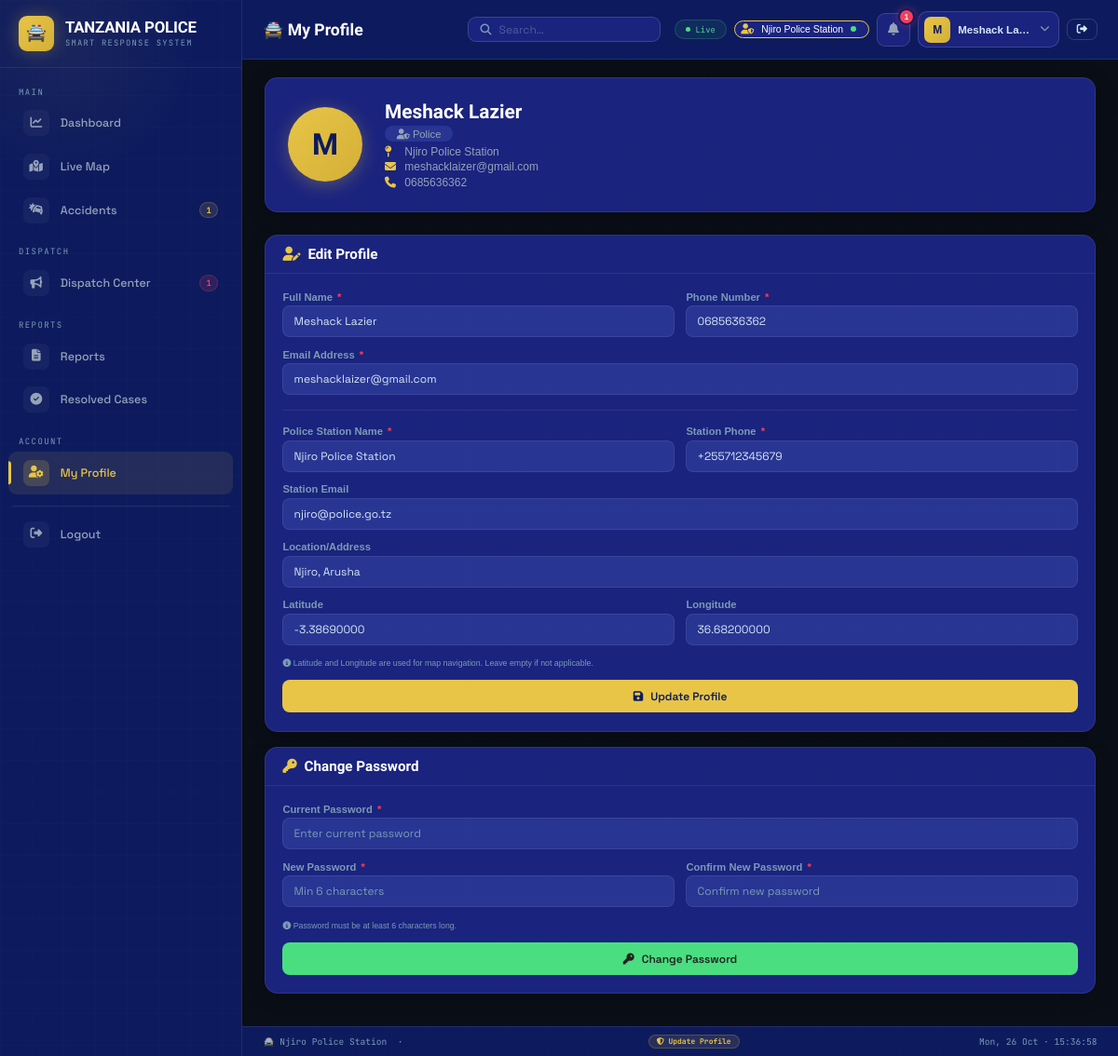
The app's page /police/profile.php (signed in) with its own data.
### tables this page shows
CREATE TABLE `users` (
  `id` int(11) NOT NULL,
  `full_name` varchar(100) DEFAULT NULL,
  `phone` varchar(20) DEFAULT NULL,
  `email` varchar(100) DEFAULT NULL,
  `password` varchar(255) DEFAULT NULL,
  `role` enum('admin','police','hospital','citizen') DEFAULT 'citizen',
  `police_station_id` int(11) DEFAULT NULL,
  `hospital_station_id` int(11) DEFAULT NULL,
  `approval_status` enum('pending','approved','rejected') DEFAULT 'pending',
  `created_at` timestamp NOT NULL DEFAULT current_timestamp()
);

CREATE TABLE `police_stations` (
  `id` int(11) NOT NULL,
  `name` varchar(100) NOT NULL,
  `location` varchar(200) DEFAULT NULL,
  `phone` varchar(20) DEFAULT NULL,
  `email` varchar(100) DEFAULT NULL,
  `region` varchar(100) DEFAULT NULL,
  `latitude` decimal(10,8) DEFAULT NULL,
  `longitude` decimal(11,8) DEFAULT NULL,
  `is_active` tinyint(1) DEFAULT 1,
  `created_at` timestamp NOT NULL DEFAULT current_timestamp(),
  `updated_at` timestamp NOT NULL DEFAULT current_timestamp() ON UPDATE current_timestamp()
);

### police/profile.php (the view, shortened to what this page needs)
<?php
include __DIR__ . '/../connection.php';
function is_active($page) {
    return basename($_SERVER['PHP_SELF']) === $page ? 'active' : '';
}
$police_id = $_SESSION['user_id'];
$police_name = htmlspecialchars($_SESSION['name'] ?? 'Police Officer');
$police_init = strtoupper(substr($police_name, 0, 1));
$user_query = $conn->query("
    SELECT u.*, ps.id as station_id, ps.name as station_name, ps.location,
           ps.phone as station_phone, ps.latitude, ps.longitude, ps.email as station_email
    FROM users u
    LEFT JOIN police_stations ps ON u.police_station_id = ps.id
    WHERE u.id = $police_id
");
$user = $user_query->fetch_assoc();
$police_station = $user['station_name'] ?? 'Police Station';
$police_station_id = $user['station_id'] ?? null;
$police_station_phone = $user['station_phone'] ?? '';
$police_station_location = $user['location'] ?? '';
$police_station_lat = $user['latitude'] ?? '';
$police_station_lng = $user['longitude'] ?? '';
$police_station_email = $user['station_email'] ?? '';
$pending_q = $conn->query("
    SELECT COUNT(*) as c
    FROM accidents
    WHERE assigned_police_id = $police_station_id
    AND police_status = 'assigned'
");
$pending_row = $pending_q ? $pending_q->fetch_assoc() : null;
$pending_count = intval($pending_row['c'] ?? 0);
$active_q = $conn->query("
    SELECT COUNT(*) as c
    FROM accidents
    WHERE assigned_police_id = $police_station_id
    AND police_status IN ('assigned', 'dispatched', 'arrived')
");
$active_row = $active_q ? $active_q->fetch_assoc() : null;
$active_count = intval($active_row['c'] ?? 0);
$admin_role = htmlspecialchars($_SESSION['role'] ?? 'police');
?>
<!DOCTYPE html>
<html lang="en">
<head>
<link rel="stylesheet" href="https://cdnjs.cloudflare.com/ajax/libs/font-awesome/6.5.0/css/all.min.css"/>
</head>
<body>
<div class="shell">
<aside class="sidebar">
  <a href="dashboard.php" class="sb-brand">
    <div class="sb-logo">🚔</div>
    <div>
      <div class="sb-title">TANZANIA POLICE</div>
      <div class="sb-sub">Smart Response System</div>
    </div>
  </a>
  <nav class="sb-nav">
    <div class="sb-sect">Main</div>
    <a href="dashboard.php" class="sb-item <?= is_active('dashboard.php') ?>">
      <span class="sb-ic"><i class="fas fa-chart-line"></i></span> Dashboard
    </a>
    <a href="live_map.php" class="sb-item <?= is_active('live_map.php') ?>">
      <span class="sb-ic"><i class="fas fa-map-marked-alt"></i></span> Live Map
    </a>
    <a href="view_accidents.php" class="sb-item <?= is_active('view_accidents.php') ?>">
      <span class="sb-ic"><i class="fas fa-car-crash"></i></span> Accidents
      <?php if($active_count > 0): ?>
        <span class="sb-badge grn"><?= $active_count ?></span>
      <?php endif; ?>
    </a>
    <div class="sb-sect" style="margin-top:.4rem">Dispatch</div>
    <a href="dispatch.php" class="sb-item <?= is_active('dispatch.php') ?>">
      <span class="sb-ic"><i class="fas fa-bullhorn"></i></span> Dispatch Center
      <?php if($pending_count > 0): ?>
        <span class="sb-badge red"><?= $pending_count ?></span>
      <?php endif; ?>
    </a>
    <div class="sb-sect" style="margin-top:.4rem">Reports</div>
    <a href="reports.php" class="sb-item <?= is_active('reports.php') ?>">
      <span class="sb-ic"><i class="fas fa-file-alt"></i></span> Reports
    </a>
    <a href="resolved_cases.php" class="sb-item <?= is_active('resolved_cases.php') ?>">
      <span class="sb-ic"><i class="fas fa-check-circle"></i></span> Resolved Cases
    </a>
    <div class="sb-sect" style="margin-top:.4rem">Account</div>
    <a href="profile.php" class="sb-item active">
      <span class="sb-ic"><i class="fas fa-user-cog"></i></span> My Profile
    </a>
    <div class="sb-divider" style="margin-top:.8rem"></div>
    <a href="../logout.php" class="sb-logout-item">
      <span class="sb-ic"><i class="fas fa-sign-out-alt"></i></span>
      Logout
    </a>
  </nav>
</aside>
<div class="main">
  <div class="topbar">
    <div class="tb-title"><span>🚔</span> My Profile</div>
    <div class="tb-search">
      <i class="fas fa-search"></i>
      <input type="text" placeholder="Search…" disabled style="opacity:0.5;"/>
    </div>
    <div class="tb-acts">
      <div class="live-pill"><span class="live-dot"></span>Live</div>
      <div class="station-badge">
        <i class="fas fa-user-shield"></i>
        <span class="station-name"><?= htmlspecialchars($police_station) ?></span>
        <span class="status-dot"></span>
      </div>
      <div class="notif-wrap">
        <button class="notif-btn" onclick="toggleNotif()" id="notificationBell">
          <i class="fas fa-bell"></i>
          <span class="notif-count" id="notifCount" style="<?= $pending_count > 0 ? '' : 'display:none;' ?>">
            <?= $pending_count ?>
          </span>
        </button>
      </div>
      <div class="profile-wrap">
        <button class="profile-btn" id="profileBtn" onclick="toggleProfileDrop()">
          <div class="pa"><?= $police_init ?></div>
          <span class="pname"><?= $police_name ?></span>
          <i class="fas fa-chevron-down pchev"></i>
        </button>
      </div>
      <a href="../logout.php" class="tb-btn">
        <i class="fas fa-sign-out-alt"></i>
      </a>
    </div>
  </div>
  <div class="content">
    <div class="profile-header">
      <div class="profile-avatar"><?= $police_init ?></div>
      <div class="profile-info">
        <h2><?= htmlspecialchars($user['full_name'] ?? 'Police Officer') ?></h2>
        <div class="role"><i class="fas fa-user-shield"></i> <?= ucfirst($admin_role) ?></div>
        <div class="station"><i class="fas fa-map-pin"></i> <?= htmlspecialchars($police_station) ?></div>
        <div class="station" style="margin-top:2px;"><i class="fas fa-envelope"></i> <?= htmlspecialchars($user['email'] ?? 'N/A') ?></div>
        <div class="station"><i class="fas fa-phone"></i> <?= htmlspecialchars($user['phone'] ?? 'N/A') ?></div>
      </div>
    </div>
    <div class="panel">
      <div class="ph"><div class="ph-t"><i class="fas fa-user-edit"></i>Edit Profile</div></div>
      <div class="ph-body">
        <form method="POST">
          <div class="form-row">
            <div class="form-group">
              <label>Full Name <span class="required">*</span></label>
              <input type="text" name="full_name" value="<?= htmlspecialchars($user['full_name'] ?? '') ?>" required>
            </div>
            <div class="form-group">
              <label>Phone Number <span class="required">*</span></label>
              <input type="text" name="phone" value="<?= htmlspecialchars($user['phone'] ?? '') ?>" required>
            </div>
          </div>
          <div class="form-group">
            <label>Email Address <span class="required">*</span></label>
            <input type="email" name="email" value="<?= htmlspecialchars($user['email'] ?? '') ?>" required>
          </div>
          <hr style="border:none;border-top:1px solid var(--border);margin:1rem 0;">
          <div class="form-row">
            <div class="form-group">
              <label>Police Station Name <span class="required">*</span></label>
              <input type="text" name="station_name" value="<?= htmlspecialchars($police_station) ?>" required>
            </div>
            <div class="form-group">
              <label>Station Phone <span class="required">*</span></label>
              <input type="text" name="station_phone" value="<?= htmlspecialchars($police_station_phone) ?>" required>
            </div>
          </div>
          <div class="form-group">
            <label>Station Email</label>
            <input type="email" name="station_email" value="<?= htmlspecialchars($police_station_email) ?>">
          </div>
          <div class="form-group">
            <label>Location/Address</label>
            <input type="text" name="station_location" value="<?= htmlspecialchars($police_station_location) ?>" placeholder="e.g., Dar es Salaam, Tanzania">
          </div>
          <div class="form-row">
            <div class="form-group">
              <label>Latitude</label>
              <input type="number" step="any" name="station_lat" value="<?= htmlspecialchars($police_station_lat) ?>" placeholder="-6.7924">
            </div>
            <div class="form-group">
              <label>Longitude</label>
              <input type="number" step="any" name="station_lng" value="<?= htmlspecialchars($police_station_lng) ?>" placeholder="39.2083">
            </div>
          </div>
          <div class="form-hint"><i class="fas fa-info-circle"></i> Latitude and Longitude are used for map navigation. Leave empty if not applicable.</div>
          <button type="submit" name="update_profile" class="btn btn-primary btn-block" style="margin-top:.8rem;">
            <i class="fas fa-save"></i> Update Profile
          </button>
        </form>
      </div>
    </div>
    <div class="panel">
      <div class="ph"><div class="ph-t"><i class="fas fa-key"></i>Change Password</div></div>
      <div class="ph-body">
        <form method="POST">
          <div class="form-group">
            <label>Current Password <span class="required">*</span></label>
            <input type="password" name="current_password" placeholder="Enter current password" required>
          </div>
          <div class="form-row">
            <div class="form-group">
              <label>New Password <span class="required">*</span></label>
              <input type="password" name="new_password" placeholder="Min 6 characters" required minlength="6">
            </div>
            <div class="form-group">
              <label>Confirm New Password <span class="required">*</span></label>
              <input type="password" name="confirm_password" placeholder="Confirm new password" required minlength="6">
            </div>
          </div>
          <div class="form-hint"><i class="fas fa-info-circle"></i> Password must be at least 6 characters long.</div>
          <button type="submit" name="change_password" class="btn btn-success btn-block" style="margin-top:.8rem;">
            <i class="fas fa-key"></i> Change Password
          </button>
        </form>
      </div>
    </div>
  </div>
  <div class="footer">
    <span>🚔 <?= htmlspecialchars($police_station) ?> &nbsp;·&nbsp;</span>
    <span class="dual-status-badge"><i class="fas fa-shield-alt"></i> Update Profile</span>
    <span id="clock"></span>
  </div>
</div>
</div>
</body>
</html>

### records on screen
users: police_station.name "Njiro Police Station", full_name "Meshack Lazier", email "meshacklaizer@gmail.com", phone "0685636362", station_name "Njiro Police Station", station_phone "+255712345679", station_email "njiro@police.go.tz", station_location "Njiro, Arusha", station_lat "-3.38690000", station_lng "36.68200000"

### other values on screen
$active_count "1"
$pending_count "1"
$police_init "M"
$police_name "Meshack La…"
$admin_role "Police"
